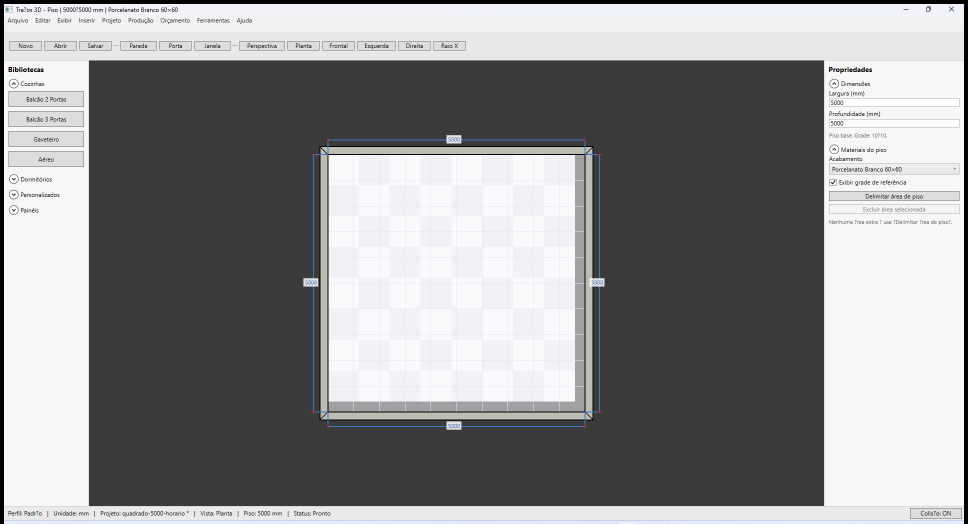
#> input picture docs/screenshots/parede/movimentar-g4/planta-antes-arrastar.png, 1936 x 1048 px (shown at 1/2 size)
$ python build-manual-gifs.py
#> lines starting #> are read from the running program, lines starting #| are printed output that depends on the picture
"""Gera GIFs do manual a partir de screenshots em docs/screenshots/parede/."""
from pathlib import Path
from PIL import Image

ROOT = Path(__file__).resolve().parents[2]
SHOTS = ROOT / "docs/screenshots/parede"
OUT = ROOT / "docs/manual/assets/gifs"

SEQUENCES = {
    "paredes-mover-particao.gif": [
        "movimentar-g4/planta-antes-arrastar.png",
        "movimentar-g4/durante-arraste-linha-azul.png",
        "movimentar-g4/apos-arraste-planta-v2.png",
    ],
    "paredes-construir-horario.gif": [
        "horario/fase-parede-horario-pre.png",
        "horario/fase-parede-horario-5000.png",
        "horario/fase-parede-horario-fechado.png",
        "horario/fase-parede-horario-planta.png",
    ],
    "paredes-encontro-editor.gif": [
        "encontro-g1/sample-carregado-planta.png",
        "encontro-g1/encontro-t-aplicado.png",
        "editor-p4/editor-ativado-quadrado-5000.png",
    ],
    "paredes-cota-manual.gif": [
        "cotas-manuais-m5/cota-reta-ferramenta-ativada.png",
        "cotas-manuais-m5/cota-reta-5000-criada.png",
        "cotas-manuais-m5/cota-angular-90-criada.png",
    ],
}


def make_gif(name: str, rel_paths: list[str], duration_ms: int = 900) -> None:
#> called with name = 'paredes-mover-particao.gif', duration_ms = 900
    paths = [SHOTS / p for p in rel_paths]
    for p in paths:
        if not p.exists():
            raise FileNotFoundError(p)

    imgs = [Image.open(p).convert("RGB") for p in paths]
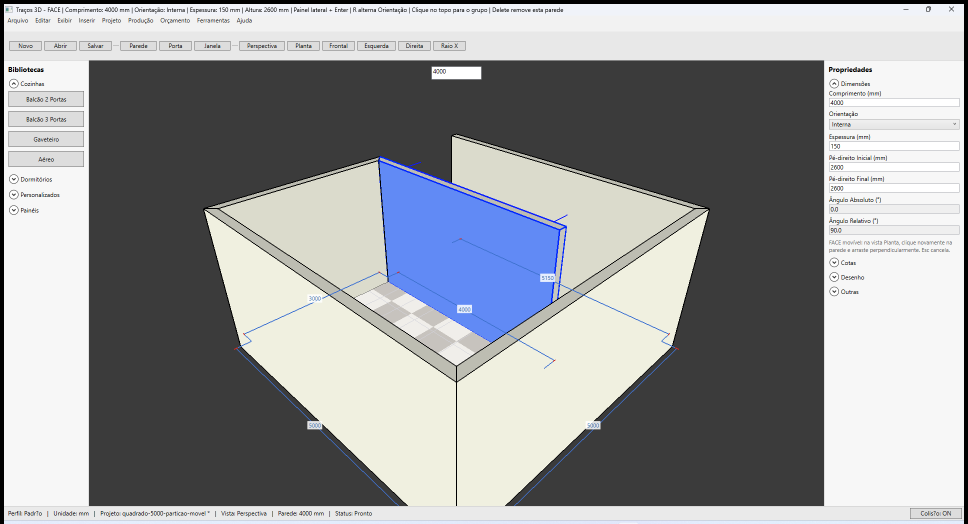
#> input picture docs/screenshots/parede/movimentar-g4/durante-arraste-linha-azul.png, 1936 x 1048 px (shown at 1/2 size)
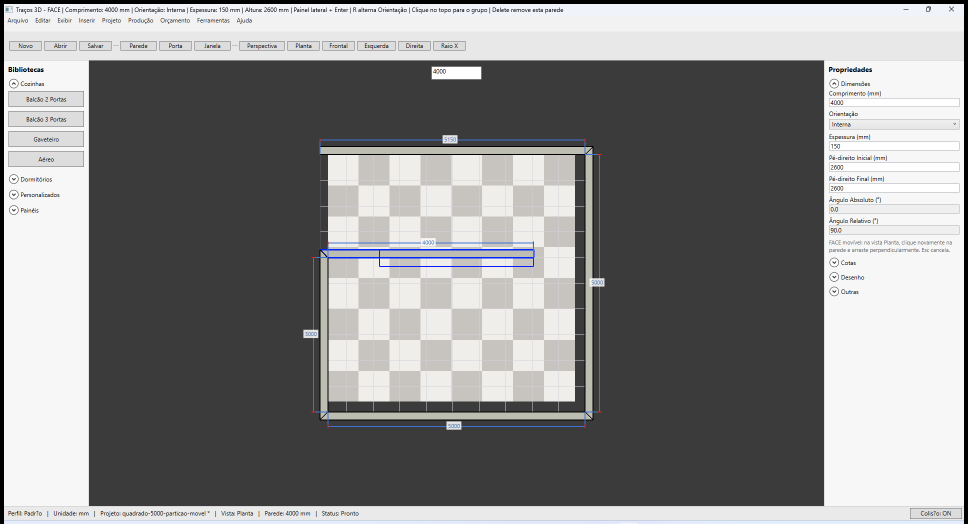
#> input picture docs/screenshots/parede/movimentar-g4/apos-arraste-planta-v2.png, 1936 x 1048 px (shown at 1/2 size)
#> imgs = 3 items
    w = min(i.width for i in imgs)
#> w = 1936
    h = min(i.height for i in imgs)
#> h = 1048
    resized = []
    for img in imgs:
        ratio = min(w / img.width, h / img.height)
        nw, nh = int(img.width * ratio), int(img.height * ratio)
        resized.append(img.resize((nw, nh), Image.Resampling.LANCZOS))
#> this loop made 3 passes
#> after the loop, resized = 3 items

    OUT.mkdir(parents=True, exist_ok=True)
    out_path = OUT / name
    resized[0].save(
        out_path,
        save_all=True,
        append_images=resized[1:],
        duration=duration_ms,
        loop=0,
        optimize=True,
    )
    print(f"OK {out_path.name} ({len(resized)} frames)")
#| OK paredes-mover-particao.gif (3 frames)


if __name__ == "__main__":
    for gif_name, frames in SEQUENCES.items():
#> (the run stopped early here; a loop or call above may not have finished)
